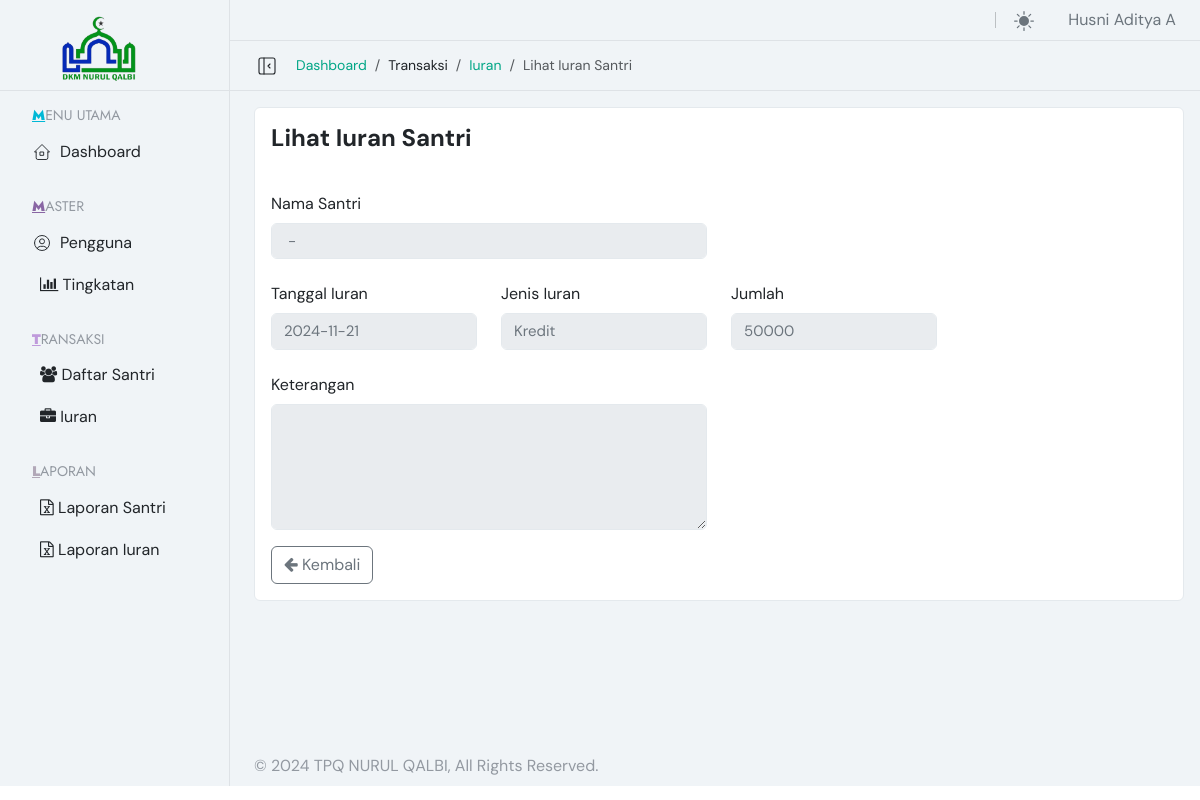
The app's page /iuran_view.php?method=view&id=IUR-202411-001 (signed in), older data.
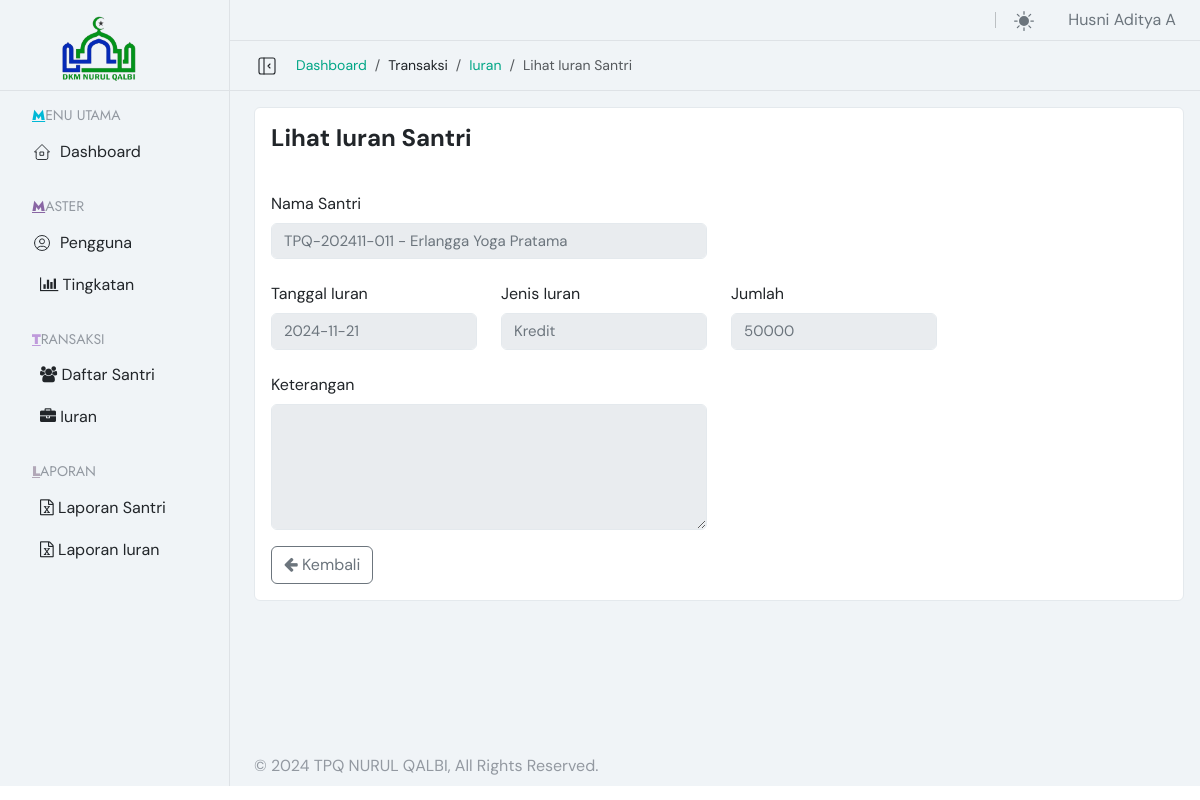
The same page, newer data.
### tables this page shows
CREATE TABLE IF NOT EXISTS `t_iuran` (
  `ID_IURAN` varchar(50) NOT NULL,
  `ID_ANGGOTA` varchar(50) DEFAULT NULL,
  `TGL_IURAN` date DEFAULT NULL,
  `DK` varchar(50) DEFAULT NULL,
  `JUMLAH` int(11) DEFAULT NULL,
  `KETERANGAN` varchar(200) DEFAULT NULL,
  `STATUS` varchar(50) DEFAULT '1',
  `INPUT_OLEH` varchar(50) DEFAULT NULL,
  `INPUT_TANGGAL` datetime DEFAULT NULL,
  PRIMARY KEY (`ID_IURAN`),
  KEY `ID_ANGGOTA` (`ID_ANGGOTA`)
);

CREATE TABLE IF NOT EXISTS `t_anggota` (
  `ID_ANGGOTA` varchar(50) NOT NULL,
  `ID_TINGKATAN` varchar(50) DEFAULT NULL,
  `NAMA_ANGGOTA` varchar(50) DEFAULT NULL,
  `ALAMAT` text DEFAULT NULL,
  `TEMPAT_LAHIR` varchar(50) DEFAULT NULL,
  `TANGGAL_LAHIR` date DEFAULT NULL,
  `JK` varchar(50) DEFAULT NULL,
  `ORANG_TUA` varchar(50) DEFAULT NULL,
  `PEKERJAAN` varchar(50) DEFAULT NULL,
  `DEPARTEMEN` varchar(50) DEFAULT NULL,
  `HANDPHONE` varchar(50) DEFAULT NULL,
  `TANGGAL_BERGABUNG` date DEFAULT NULL,
  `TANGGAL_KELUAR` date DEFAULT NULL,
  `STATUS_ANGGOTA` varchar(50) DEFAULT '1',
  `STATUS` varchar(50) DEFAULT '1',
  `INPUT_OLEH` varchar(50) DEFAULT NULL,
  `INPUT_TANGGAL` datetime DEFAULT NULL,
  PRIMARY KEY (`ID_ANGGOTA`),
  KEY `ID_TINGKATAN` (`ID_TINGKATAN`)
);

### connection/conn.php (called while the page is built, shortened)
<?php
$host = "localhost";
$database = "tpq";
$username = "andre";
$password = "andre2024";
try {
    $db1 = new PDO("mysql:host=$host;dbname=$database", $username, $password);
    $db1->setAttribute(PDO::ATTR_ERRMODE, PDO::ERRMODE_EXCEPTION);
    function GetQuery2($query, $params = [])
    {
        global $db1;
        $result = $db1->prepare($query);
        $result->execute($params);
        return $result;
    }
} catch (PDOException $e) {
    die("Database connection failed: " . $e->getMessage());
}
?>

### backend/transaksi/iuran/t_iuran.php (called while the page is built, shortened)
<?php
if (isset($_GET['method'])) {
    if (($_GET['method'] == "view" || $_GET['method'] == "edit") && isset($_GET['id'])) {
        $ID_IURAN = $_GET['id'];
        $query = "SELECT i.*,REPLACE(i.JUMLAH,'-','') JUMLAH,i.ID_ANGGOTA EDIT_ANGGOTA,a.NAMA_ANGGOTA,
        CASE WHEN i.DK = 'D' THEN 'Debit' ELSE 'Kredit' END AS DK_DESK
        FROM t_iuran i
        LEFT JOIN t_anggota a on i.ID_ANGGOTA = a.ID_ANGGOTA
        WHERE i.ID_IURAN = :ID_IURAN";
        $params = array(':ID_IURAN' => $ID_IURAN);
        $getIuran = GetQuery2($query, $params);
        $rowIuran = $getIuran->fetchAll(PDO::FETCH_ASSOC);
        foreach ($rowIuran as $row) {
            extract($row);
        }
    }
}
?>

### content/transaksi/iuran/c_iuran_view.php (the view)
<div class="card mb-4">
    <div class="card-header py-3 bg-transparent border-bottom-0">
        <h4 class="card-title mb-0"><strong>Lihat Iuran Santri</strong></h4>
    </div>
    <div class="card-body card-main-two">
        <form role="form" action="" method="post">
            <div class="row">
                <div class="mb-3 col-md-6 col-12">
                    <label class="col-form-label">Nama Santri</label>
                    <input type="text" name="ID_ANGGOTA" class="form-control" value="<?= $ID_ANGGOTA; ?> - <?= $NAMA_ANGGOTA; ?>" readonly>
                </div>
            </div>
            <div class="row">
            <div class="mb-1 col-md-3 col-12">
                    <label class="col-form-label">Tanggal Iuran</label>
                    <input type="text" name="TGL_IURAN" class="form-control" value="<?= $TGL_IURAN; ?>" readonly>
                </div>
                <div class="mb-3 col-md-3 col-12">
                    <label class="col-form-label">Jenis Iuran</label>
                    <input type="text" name="DK" class="form-control" value="<?= $DK_DESK; ?>" readonly>
                </div>
                <div class="mb-1 col-md-3 col-12">
                    <label class="col-form-label">Jumlah</label>
                    <input type="text" name="JUMLAH" class="form-control" value="<?= $JUMLAH; ?>" readonly>
                </div>
            </div>
            <div class="row">
                <div class="mb-3 col-md-6 col-12">
                    <label class="col-form-label">Keterangan</label>
                    <fieldset class="form-icon-group left-icon position-relative">
                        <textarea class="form-control" name="KETERANGAN" rows="5" cols="30" readonly> <?= $KETERANGAN; ?></textarea>
                    </fieldset>
                </div>
            </div>
            <div class="row">
                <div class="col-12">
                    <a href="iuran.php" class="btn btn-outline-secondary" role="button"><i class="fa fa-arrow-left"></i> Kembali</a>
                </div>
            </div>
        </form>
    </div>
</div>

### iuran_view.php (shortened to what this page needs)
<?php
require_once 'connection/conn.php';
    ?><script>alert('Silahkan login dahulu');</script><?php
    ?><script>document.location.href='index.php';</script><?php
include 'backend/transaksi/iuran/t_iuran.php';
?>
<!doctype html>
<html lang="en" data-bs-theme="light">
<head>
    <?php include 'content/head.php'; ?>
</head>
<body data-bvite="theme-CeruleanBlue" class="layout-border svgstroke-a layout-default rightbar-hide">
	<main class="container-fluid px-0">
		<div class="px-md-4 px-2 pt-2 pb-2 brand" data-bs-theme="light">
			<?php include 'content/sidebarlogo.php'; ?>
		</div>
		<header class="px-md-4 px-2" data-bs-theme="light">
			<?php include 'content/header.php'; ?>
		</header>
		<aside class="ps-4 pe-3 py-3 sidebar" data-bs-theme="light">
			<?php include 'content/sidebar.php'; ?>
		</aside>
		<div class="px-md-4 px-2 py-2 page-header" data-bs-theme="light">
			<div class="d-flex align-items-center">
				<button class="btn d-none d-xl-inline-flex me-3 px-0 sidebar-toggle" type="button">
				</button>
				<ol class="breadcrumb mb-0 bg-transparent">
					<li class="breadcrumb-item"><a href="dashboard.php" title="dashboard">Dashboard</a></li>
					<li class="breadcrumb-item" title="transaksi">Transaksi</li>
					<li class="breadcrumb-item"><a href="iuran.php" title="iuran">Iuran</a></li>
					<li class="breadcrumb-item active" aria-current="page" title="lihat data iuran">Lihat Iuran Santri</li>
				</ol>
			</div>
		</div>
		<div class="ps-md-4 pe-md-3 px-2 py-3 page-body">
			<?php include 'content/transaksi/iuran/c_iuran_view.php'; ?>
		</div>
		<footer class="px-md-4 px-2">
			<?php include 'content/footer.php'; ?>
		</footer>
	</main>
</body>
</html>

### content/head.php (shortened to what this page needs)
<link rel="stylesheet" href="assets/css/prism.min.css">
<link rel="stylesheet" href="assets/css/select2.min.css">
<link rel="stylesheet" href="assets/css/flatpickr.min.css">
<link rel="stylesheet" href="assets/datatables/css/1.13.4-jquery-dataTables-min.css">
<link rel="stylesheet" href="assets/datatables/css/2.3.6-buttons-dataTables-min.css">
<link rel="stylesheet" href="assets/css/style.min.css">
<link rel="stylesheet" href="assets/css/tablestyle.css">

### content/sidebarlogo.php (shortened to what this page needs)
<div>
    <div class="d-flex align-items-center pt-1">
        <a href="dashboard.php" class="brand-icon text-decoration-none d-flex align-items-center" title="TPQ NURUL QALBI">
            <svg height="26" viewBox="0 0 40 32" fill="none" xmlns="http://www.w3.org/2000/svg">
                <img src="assets/images/logo/logo.png" alt="Logo TPQ NURUL QALBI" class="me-2" style="height: 70px;">
            </svg>
        </a>
    </div>
</div>

### content/header.php (shortened to what this page needs)
<div class="d-flex justify-content-between align-items-center py-2 w-100">
    <ul class="header-menu flex-grow-1">
        <li class="nav-item py-2 py-md-1 col-auto">
        </li>
        <li class="nav-item dropdown px-md-1">
            <a class="dropdown-toggle gray-6" href="#" id="bd-theme" data-bs-toggle="dropdown" aria-expanded="false">
                <svg width="20" height="20" fill="currentColor" viewBox="0 0 24 24" class="theme-icon-active"><use href="#sun-fill"></use></svg>
            </a>
        </li>
        <li class="nav-item user ms-3">
            <a class="dropdown-toggle gray-6 d-flex text-decoration-none align-items-center lh-sm p-0" href="#" role="button" data-bs-toggle="dropdown" aria-expanded="false" title="User" data-bs-auto-close="outside">
                <span class="ms-2 fs-6 d-none d-sm-inline-flex"><?= $_SESSION["LOGINNAMA"]; ?></span>
            </a>
        </li>
    </ul>
</div>

### content/sidebar.php (shortened to what this page needs)
<nav class="navbar navbar-expand-xl py-0">
    <div class="offcanvas offcanvas-start" data-bs-scroll="true" tabindex="-1" id="offcanvas_Navbar">
        <div class="offcanvas-body flex-column custom_scroll ps-4 ps-xl-0">
            <h6 class="fl-title title-font ps-2 small text-uppercase text-muted" style="--text-color: var(--theme-color1)">Menu Utama</h6>
            <ul class="list-unstyled mb-4 menu-list">
                <li>
                    <a href="dashboard.php" aria-label="My Dashboard">
                        <span class="mx-2">Dashboard</span>
                    </a>
                </li>
            </ul>
            <h6 class="fl-title title-font ps-2 small text-uppercase text-muted" style="--text-color: var(--theme-color2)">Master</h6>
            <ul class="list-unstyled mb-4 menu-list">
                <?php
                if ($_SESSION['LOGINAKS'] == 'Admin') {
                    ?>
                    <li>
                        <a href="pengguna.php" aria-label="Master Pengguna">
                            <span class="mx-2">Pengguna</span>
                        </a>
                    </li>
                    <?php
                }
                ?>
                <li>
                    <a href="tingkatan.php" aria-label="Master Tingkatan">
                        <span class="mx-2"><i class="fa  fa-bar-chart-o"></i> Tingkatan</span>
                    </a>
                </li>
            </ul>
             <?php
            if ($_SESSION['LOGINAKS'] == 'Admin' || $_SESSION['LOGINAKS'] == 'Ustadz/Asatidz') {
                ?>
                <h6 class="fl-title title-font ps-2 small text-uppercase text-muted" style="--text-color: var(--theme-color3)">Transaksi</h6>
                <ul class="list-unstyled mb-4 menu-list">
                    <li>
                        <a href="pendaftaran.php" aria-label="Toast editor">
                            <span class="mx-2"><i class="fa fa-group"></i> Daftar Santri</span>
                        </a>
                    </li>
                    <li>
                        <a href="iuran.php" aria-label="Toast editor">
                            <span class="mx-2"><i class="fa fa-briefcase"></i> Iuran</span>
                        </a>
                    </li>
                </ul>
                <?php
            }
             ?>
            <h6 class="fl-title title-font ps-2 small text-uppercase text-muted" style="--text-color: var(--theme-color4)">Laporan</h6>
            <ul class="list-unstyled mb-4 menu-list">
                <li>
                    <a href="laporansantri.php" aria-label="documentation">
                        <span class="mx-2"><i class="fa fa-file-excel-o"></i> Laporan Santri</span>
                    </a>
                </li>
                <li>
                    <a href="laporaniuran.php" aria-label="documentation">
                        <span class="mx-2"><i class="fa fa-file-excel-o"></i> Laporan Iuran</span>
                    </a>
                </li>
            </ul>
        </div>
    </div>
</nav>

### content/footer.php
<p class="mb-0 text-muted">© 2024 TPQ NURUL QALBI, All Rights Reserved.</p>

### assets/css/tablestyle.css (style rules this page uses)
input[readonly] { background-color: #e9ecef; color: #6c757d; }
textarea.form-control[readonly] { background-color: #e9ecef; color: #6c757d; }

Row changes from the older to the newer data that the page shows:
changed t_iuran: ID_ANGGOTA (not shown) → "TPQ-202411-011 - Erlangga Yoga Pratama"
Text that changed along with them:
form field ID_ANGGOTA: "-" → (not shown)
